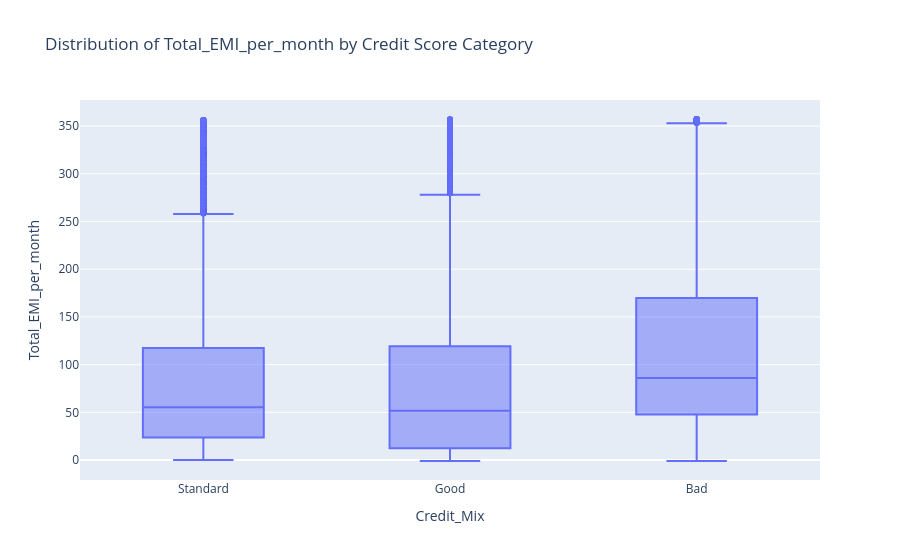

The notebook cell saved with this chart:
### Markdown cell above
Las medianas tienen el orden esperado: Median Bad > Mediana Standard > Mediana Good.

Esto concuerda con la hipótesis de que los deudores con cuotas más altas tienden a pagar peor (mayor endeudamiento o menor liquidez).

### Code cell
fig_box = px.box(df, x="Credit_Mix", y=col, title=f"Distribution of {col} by Credit Score Category")
fig_box.show()

### Figure 1 — Plotly figure (JSON) as saved in the notebook; plotly's stock layout.template omitted (floating-point values rounded to 4 significant figures; data arrays with more than 128 entries replaced by an {"elided": "..."} marker saying what was removed)
{"data": [{"alignmentgroup": "True", "hovertemplate": "Credit_Mix=%{x}<br>Total_EMI_per_month=%{y}<extra></extra>", "legendgroup": "", "marker": {"color": "#636efa"}, "name": "", "notched": false, "offsetgroup": "", "orientation": "v", "showlegend": false, "type": "box", "x": {"elided": "100000 str values"}, "x0": " ", "xaxis": "x", "y": {"elided": "100000 float values"}, "y0": " ", "yaxis": "y"}], "layout": {"boxmode": "group", "legend": {"tracegroupgap": 0}, "title": {"text": "Distribution of Total_EMI_per_month by Credit Score Category"}, "xaxis": {"anchor": "y", "domain": [0, 1], "title": {"text": "Credit_Mix"}}, "yaxis": {"anchor": "x", "domain": [0, 1], "title": {"text": "Total_EMI_per_month"}}}}
